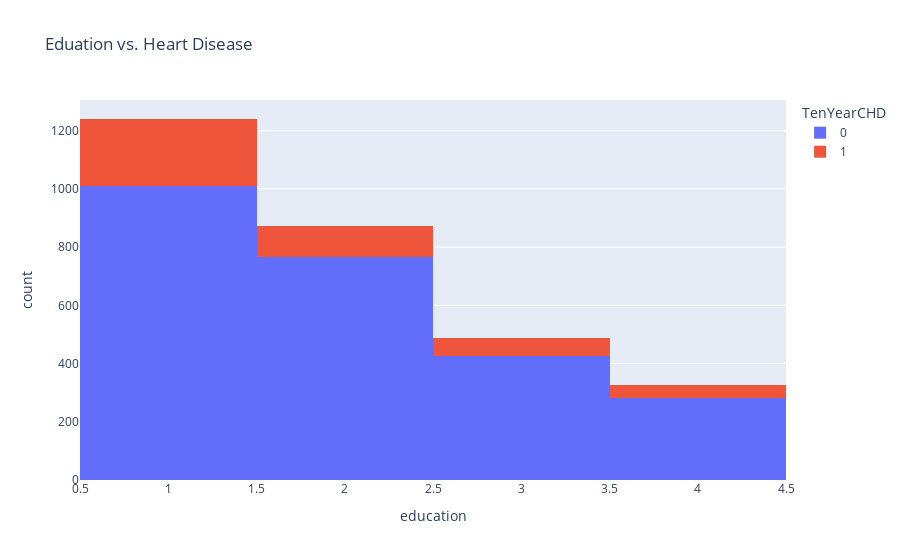

The notebook cell this image was saved under:
### Markdown cell above
Patients with heart disease clearly have a higher mean and median age than patients with no heart disease. Age seems to intuitively be a more significant factor than gender.

### Code cell
px.histogram(df_clean, x='education', 
       title='Eduation vs. Heart Disease', 
       color='TenYearCHD')

### Figure 1 — Plotly figure (JSON) as saved in the notebook; plotly's stock layout.template omitted (floating-point values rounded to 4 significant figures; data arrays with more than 128 entries replaced by an {"elided": "..."} marker saying what was removed)
{"data": [{"alignmentgroup": "True", "bingroup": "x", "hovertemplate": "TenYearCHD=0<br>education=%{x}<br>count=%{y}<extra></extra>", "legendgroup": "0", "marker": {"color": "#636efa", "pattern": {"shape": ""}}, "name": "0", "offsetgroup": "0", "orientation": "v", "showlegend": true, "type": "histogram", "x": {"elided": "2483 int values"}, "xaxis": "x", "yaxis": "y"}, {"alignmentgroup": "True", "bingroup": "x", "hovertemplate": "TenYearCHD=1<br>education=%{x}<br>count=%{y}<extra></extra>", "legendgroup": "1", "marker": {"color": "#EF553B", "pattern": {"shape": ""}}, "name": "1", "offsetgroup": "1", "orientation": "v", "showlegend": true, "type": "histogram", "x": {"elided": "444 int values"}, "xaxis": "x", "yaxis": "y"}], "layout": {"barmode": "relative", "legend": {"title": {"text": "TenYearCHD"}, "tracegroupgap": 0}, "title": {"text": "Eduation vs. Heart Disease"}, "xaxis": {"anchor": "y", "domain": [0, 1], "title": {"text": "education"}}, "yaxis": {"anchor": "x", "domain": [0, 1], "title": {"text": "count"}}}}
